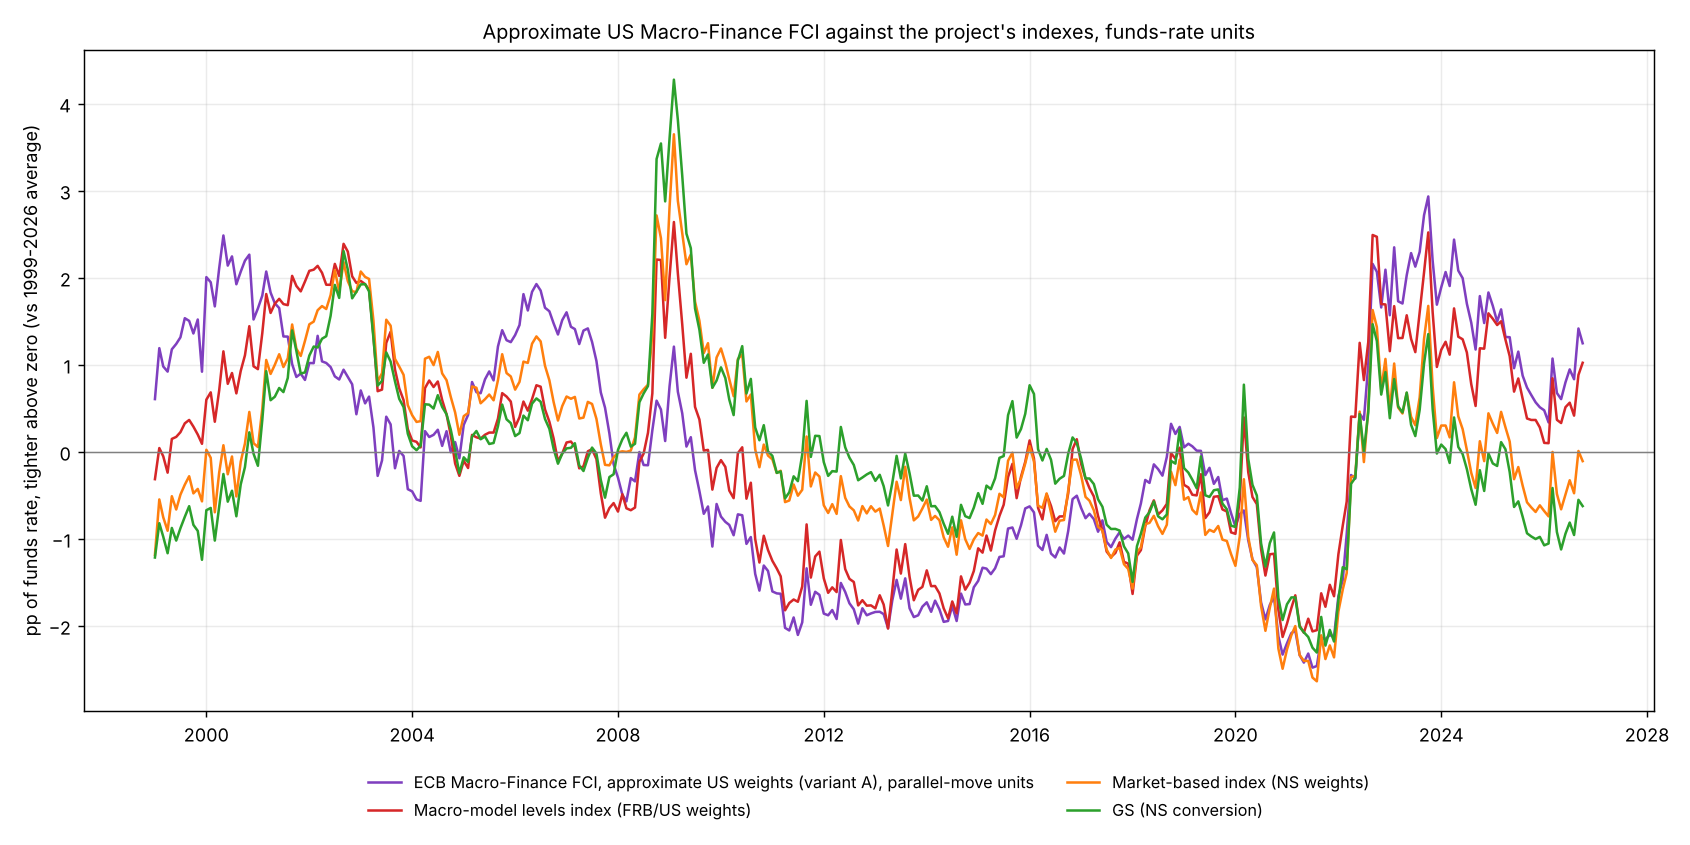

Write the Python code that produced this figure.
"""
APPROXIMATE US version of the ECB Macro-Finance FCI (Bletzinger, Martorana and Mistak; ECB WP 3193 and Economic Bulletin 6/2026 box), put in funds-rate units (DYNAMICS_PLAN.md, C2).
NOT the ECB series: weights are read from the box text (normalized so their squares sum to 1); CAPE and dollar weights are not reported, so two variants bracket them:
    reported: funds rate 0.63; real 2-year forward 1 year ahead 0.45; real 5-year 0.45; 10-year 0.40; mortgage spread (30-year mortgage less 30-year Treasury) 0.11; corporate spread 0.11
    variant A  CAPE -0.053, dollar 0.105   (euro-area CAPE/NEER weights -0.038/0.075 scaled up to fill the remaining sum of squares, 0.014)
    variant B  CAPE -0.100, dollar 0.060   (dollar smaller, as the box says the dollar has the smallest positive weight)
Data (monthly, end of month, our sources): EFFR (DFF); 10-year (DGS10); real 1y1y = (2 DGS2 - DGS1) - (2 EXPINF2YR - EXPINF1YR); real 5-year = DGS5 - EXPINF5YR (Cleveland Fed expected inflation);
mortgage spread = MORTGAGE30US - DGS30 (DGS20 where DGS30 is missing, 2002-06); corporate spread: the project's BBB spread as a proxy for the A-rated spread (FRED carries ICE A OAS only from 2023);
CAPE and the broad nominal dollar (DTWEXB spliced to DTWEXBGS) as % deviations from their 1999-2025 means (the ECB transformation for the euro area); rates and spreads in percent.
Funds-rate units, two conversions:
    parallel   divide by the index response to a parallel 1 pp move in all nominal and real rates (sum of the rate weights) - the "policy-rate scale" read literally
    transmission  divide by the same-month response to a parallel surprise (MP1 + ED4), as for ANFCI/NFCI (METRIC.md set B)
Inputs not in git (raw/ is ignored): DGS1, DGS2, DGS5, DGS10, DGS20, DGS30, EXPINF1YR, EXPINF2YR, EXPINF5YR, MORTGAGE30US, DTWEXB, DTWEXBGS, DFF (FRED).
Usage: python experimental/fci_compare/mffci_us.py
Outputs: mffci_us_monthly.csv, mffci_us.png
"""
import os, sys
import numpy as np, pandas as pd
import statsmodels.api as sm

HERE = os.path.dirname(os.path.abspath(__file__))
sys.path.insert(0, HERE)
import common_unit_v2 as C

RATES = {"funds rate": 0.63, "real 1y1y": 0.45, "real 5y": 0.45, "10-year": 0.40, "mortgage spread": 0.11, "corporate spread": 0.11}
VAR = {"A": {"CAPE": -0.053, "dollar": 0.105}, "B": {"CAPE": -0.100, "dollar": 0.060}}


def m(name):
    s = C.raw_series(f"{name}.csv"); s = s.resample("ME").last(); s.index = s.index.to_period("M"); return s


def main():
    S, conv, comp, mk, X, ev = C.build()
    e1, e2, e5 = m("EXPINF1YR"), m("EXPINF2YR"), m("EXPINF5YR")
    d30 = m("DGS30").combine_first(m("DGS20"))
    usd_old, usd_new = m("DTWEXB"), m("DTWEXBGS")
    k = (usd_new.loc["2006-01":"2006-12"] / usd_old.loc["2006-01":"2006-12"]).mean()
    usd = pd.concat([usd_old.loc[:"2005-12"] * k, usd_new.loc["2006-01":]])
    lncape = C.me(X.lncape)
    bbb = C.me(X.bbb)
    Z = pd.DataFrame({"funds rate": m("DFF"), "real 1y1y": (2 * m("DGS2") - m("DGS1")) - (2 * e2 - e1), "real 5y": m("DGS5") - e5, "10-year": m("DGS10"),
                      "mortgage spread": m("MORTGAGE30US") - d30, "corporate spread": bbb, "CAPE": 100 * lncape, "dollar": 100 * np.log(usd)}).loc["1999-01":"2026-10"].dropna()
    mean = Z.loc[:"2025-12"].mean()
    Zc = Z.copy()
    for c in ("CAPE", "dollar"):
        Zc[c] = Z[c] - mean[c]                               # % deviation from the 1999-2025 mean
    out = {}
    e2_ = ev.copy(); e2_["m"] = pd.PeriodIndex(e2_.Date, freq="M")
    sur = e2_.groupby("m")[["MP1", "ED4"]].sum().reindex(Zc.index).fillna(0.0)
    for v, extra in VAR.items():
        a = pd.Series({**RATES, **extra})
        print(f"variant {v}: sum of squared weights {float((a ** 2).sum()):.3f}")
        F = Zc[a.index] @ a
        par = sum(RATES[c] for c in ("funds rate", "real 1y1y", "real 5y", "10-year"))
        dy = F.diff(); ok = dy.notna()
        r = sm.OLS(dy[ok], sm.add_constant(sur[ok])).fit(cov_type="HAC", cov_kwds={"maxlags": 6})
        tr = r.params["MP1"] + r.params["ED4"]; trse = float(np.sqrt(r.cov_params().loc[["MP1", "ED4"], ["MP1", "ED4"]].values.sum()))
        print(f"   index units per 1 pp: parallel move in all rates {par:.2f}; same-month response to a parallel surprise {tr:+.2f} ({trse:.2f})")
        out[f"MF-FCI {v} (level, percent)"] = F
        out[f"MF-FCI {v} parallel"] = (F - F.mean()) / par
        out[f"MF-FCI {v} transmission"] = (F - F.mean()) / tr
        contrib = (Zc[a.index] * a)
        print("   latest contributions:", contrib.iloc[-1].round(2).to_dict(), "total", round(float(F.iloc[-1]), 2))
    O = pd.DataFrame(out)
    O.to_csv(os.path.join(HERE, "mffci_us_monthly.csv"), float_format="%.4f", index_label="month")
    J = pd.concat([O[["MF-FCI A parallel", "MF-FCI B parallel"]], S[["MACRO", "MACRO+HP", "MKT", "GS", "ANFCI", "FCI-G (1yr)", "FCI-G (3yr)"]]], axis=1).loc["1999-01":].dropna()
    for c in J:
        J[c] = J[c] - J[c].mean()
    print(f"\nsample {J.index[0]}..{J.index[-1]}; sd (pp):", J.std().round(2).to_dict())
    print("latest (pp of funds rate, demeaned over the common sample):", J.iloc[-1].round(2).to_dict())
    rows = []
    for a_ in ("MF-FCI A parallel", "MF-FCI B parallel"):
        for c in ("MACRO", "MACRO+HP", "MKT", "GS", "ANFCI"):
            ch = J[[a_, c]].diff(12).dropna()
            rows.append(dict(pair=f"{a_} / {c}", corr_lev=J[a_].corr(J[c]), corr_12m=ch.corr().iloc[0, 1], slope_lev=np.polyfit(J[a_], J[c], 1)[0]))
        for f, h in (("FCI-G (1yr)", 12), ("FCI-G (3yr)", 24)):
            jj = pd.concat([J[f], J[a_].diff(h)], axis=1).dropna()
            rows.append(dict(pair=f"{f} / {a_} {h}m change", corr_lev=jj.corr().iloc[0, 1], corr_12m=np.nan, slope_lev=np.nan))
    print(pd.DataFrame(rows).round(2).to_string(index=False))
    # policy surprise check: same-month response of the parallel-unit index and of its gap to MKT, NS surprises
    w, _ = C.ns_weights()
    import path_fci_gss_ns as Q
    d = ev.dropna(subset=Q.FUT + ["UST2Y"] + list(Q.ENDOG.values())).reset_index(drop=True)
    _, ns, _, _ = Q.gss_ns(d)
    s = pd.Series(ns * 0.98).groupby(pd.PeriodIndex(d.Date, freq="M")).sum().reindex(J.index).fillna(0.0)
    for c in ("MF-FCI A parallel", "MKT", "MACRO"):
        for lab, y in ((c, J[c]), (f"{c} - MKT", J[c] - J["MKT"])):
            if lab == "MKT - MKT": continue
            dy = y.diff(); ok = dy.notna()
            r = sm.OLS(dy[ok], sm.add_constant(s[ok])).fit(cov_type="HAC", cov_kwds={"maxlags": 6})
            print(f"   same-month response to a 1 pp NS surprise, {lab}: {r.params.iloc[1]:+.2f} ({r.bse.iloc[1]:.2f})")
    import matplotlib
    matplotlib.use("Agg")
    import matplotlib.pyplot as plt
    fig, ax = plt.subplots(figsize=(13, 6.5))
    t = J.index.to_timestamp()
    for c, col, lab in (("MF-FCI A parallel", "#7f3fbf", "ECB Macro-Finance FCI, approximate US weights (variant A), parallel-move units"),
                        ("MACRO", "#d62728", "Macro-model levels index (FRB/US weights)"), ("MKT", "#ff7f0e", "Market-based index (NS weights)"), ("GS", "#2ca02c", "GS (NS conversion)")):
        ax.plot(t, J[c], color=col, lw=1.4, label=lab)
    ax.axhline(0, color="gray", lw=0.8); ax.grid(alpha=0.25); ax.set_ylabel("pp of funds rate, tighter above zero (vs 1999-2026 average)")
    ax.legend(loc="upper center", bbox_to_anchor=(0.5, -0.07), ncol=2, fontsize=9, frameon=False)
    ax.set_title("Approximate US Macro-Finance FCI against the project's indexes, funds-rate units", fontsize=11)
    fig.tight_layout(); fig.savefig(os.path.join(HERE, "mffci_us.png"), dpi=130)


if __name__ == "__main__":
    main()
